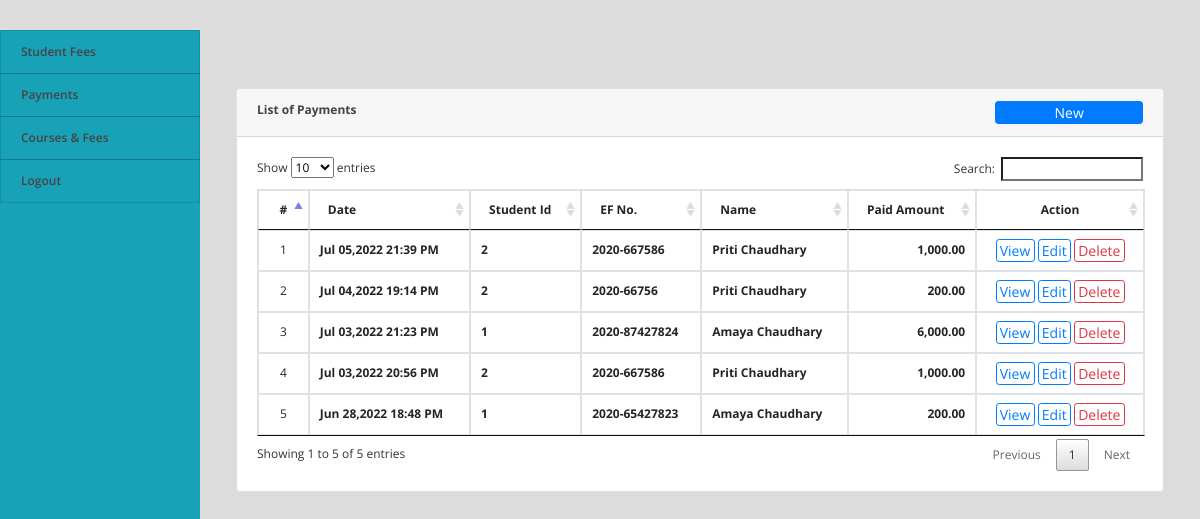
/accountant/index.php (signed in), run on the app's committed database.
### tables this page shows
CREATE TABLE `payments` (
  `id` int(30) NOT NULL,
  `ef_id` int(30) NOT NULL,
  `amount` float NOT NULL,
  `remarks` text NOT NULL,
  `date_created` datetime NOT NULL DEFAULT current_timestamp() ON UPDATE current_timestamp()
);

CREATE TABLE `students` (
  `student_id` int(11) NOT NULL,
  `name` varchar(255) NOT NULL,
  `email` varchar(255) NOT NULL,
  `password` varchar(255) NOT NULL,
  `class_id` int(11) NOT NULL,
  `phone` varchar(255) NOT NULL,
  `gender` varchar(255) NOT NULL,
  `dob` date NOT NULL,
  `created_at` date NOT NULL DEFAULT current_timestamp(),
  `address` varchar(255) NOT NULL,
  `active` int(1) NOT NULL DEFAULT 1
);

CREATE TABLE `student_ef_list` (
  `id` int(30) NOT NULL,
  `student_id` int(30) NOT NULL,
  `ef_no` varchar(200) NOT NULL,
  `course_id` int(30) NOT NULL,
  `total_fee` float NOT NULL,
  `date_created` datetime NOT NULL DEFAULT current_timestamp(),
  `month` varchar(20) NOT NULL
);

### accountant/payments.php (the view, shortened to what this page needs)
<?php include '../config.php'; ?>
<div class="container-fluid">
	<div class="col-lg-12">
		<div class="row">
			<div class="col-md-12">
				<div class="card">
					<div class="card-header">
						<b>List of Payments </b>
						<span class="float:right"><a class="btn btn-primary btn-block btn-sm col-sm-2 float-right" href="javascript:void(0)" id="new_payment">
					<i class="fa fa-plus"></i> New
				</a></span>
					</div>
					<div class="card-body">
						<table class="table table-condensed table-bordered table-hover">
							<thead>
								<tr>
									<th class="text-center">#</th>
									<th class="">Date</th>
									<th class="">Student Id</th>
									<th class="">EF No.</th>
									<th class="">Name</th>
									<th class="">Paid Amount</th>
									<th class="text-center">Action</th>
								</tr>
							</thead>
							<tbody>
								<?php
								$i = 1;
								$payments = $conn->query("SELECT p.*,s.name as sname, ef.ef_no,s.student_id FROM payments p inner join student_ef_list ef on ef.id = p.ef_id inner join students s on s.student_id = ef.student_id order by unix_timestamp(p.date_created) desc ");
								if($payments->num_rows > 0):
								while($row=$payments->fetch_assoc()):
								?>
								<tr>
									<td class="text-center"><?php echo $i++ ?></td>
									<td>
										<p> <b><?php echo date("M d,Y H:i A",strtotime($row['date_created'])) ?></b></p>
									</td>
									<td>
										<p> <b><?php echo $row['student_id'] ?></b></p>
									</td>
									<td>
										<p> <b><?php echo $row['ef_no'] ?></b></p>
									</td>
									<td>
										<p> <b><?php echo ucwords($row['sname']) ?></b></p>
									</td>
									<td class="text-right">
										<p> <b><?php echo number_format($row['amount'],2) ?></b></p>
									</td>
									<td class="text-center">
										<button class="btn btn-sm btn-outline-primary view_payment" type="button" data-id="<?php echo $row['id'] ?>" data-ef_id="<?php echo $row['ef_id'] ?>">View</button>
										<button class="btn btn-sm btn-outline-primary edit_payment" type="button" data-id="<?php echo $row['id'] ?>" >Edit</button>
										<button class="btn btn-sm btn-outline-danger delete_payment" type="button" data-id="<?php echo $row['id'] ?>">Delete</button>
									</td>
								</tr>
								<?php
									endwhile;
									else:
								?>
								<tr>
									<th class="text-center" colspan="7">No data.</th>
								</tr>
								<?php
									endif;
								?>
							</tbody>
						</table>
					</div>
				</div>
			</div>
		</div>
	</div>
</div>

### accountant/assets/css/style.css (style rules this page uses)
body { font-family: "Open Sans", sans-serif; color: #444444; width: 100%; height: calc(100%); font-size: 12px; }
a { color: #1977cc; }
.btn-sm { padding: .0001rem .2rem; }

### accountant/index.php (style rules this page uses)
body { background: #80808045; }

### accountant/payments.php (style rules this page uses)
td { vertical-align: middle !important; }
td p { margin: unset }

### data on the page
payments: date_created "Jul 05,2022 21:39 PM", students.student_id "2", student_ef_list.ef_no "2020-667586", students.name "Priti Chaudhary", amount "1,000.00"
payments: date_created "Jul 04,2022 19:14 PM", students.student_id "2", student_ef_list.ef_no "2020-66756", students.name "Priti Chaudhary", amount "200.00"
payments: date_created "Jul 03,2022 21:23 PM", students.student_id "1", student_ef_list.ef_no "2020-87427824", students.name "Amaya Chaudhary", amount "6,000.00"
payments: date_created "Jul 03,2022 20:56 PM", students.student_id "2", student_ef_list.ef_no "2020-667586", students.name "Priti Chaudhary", amount "1,000.00"
payments: date_created "Jun 28,2022 18:48 PM", students.student_id "1", student_ef_list.ef_no "2020-65427823", students.name "Amaya Chaudhary", amount "200.00"
